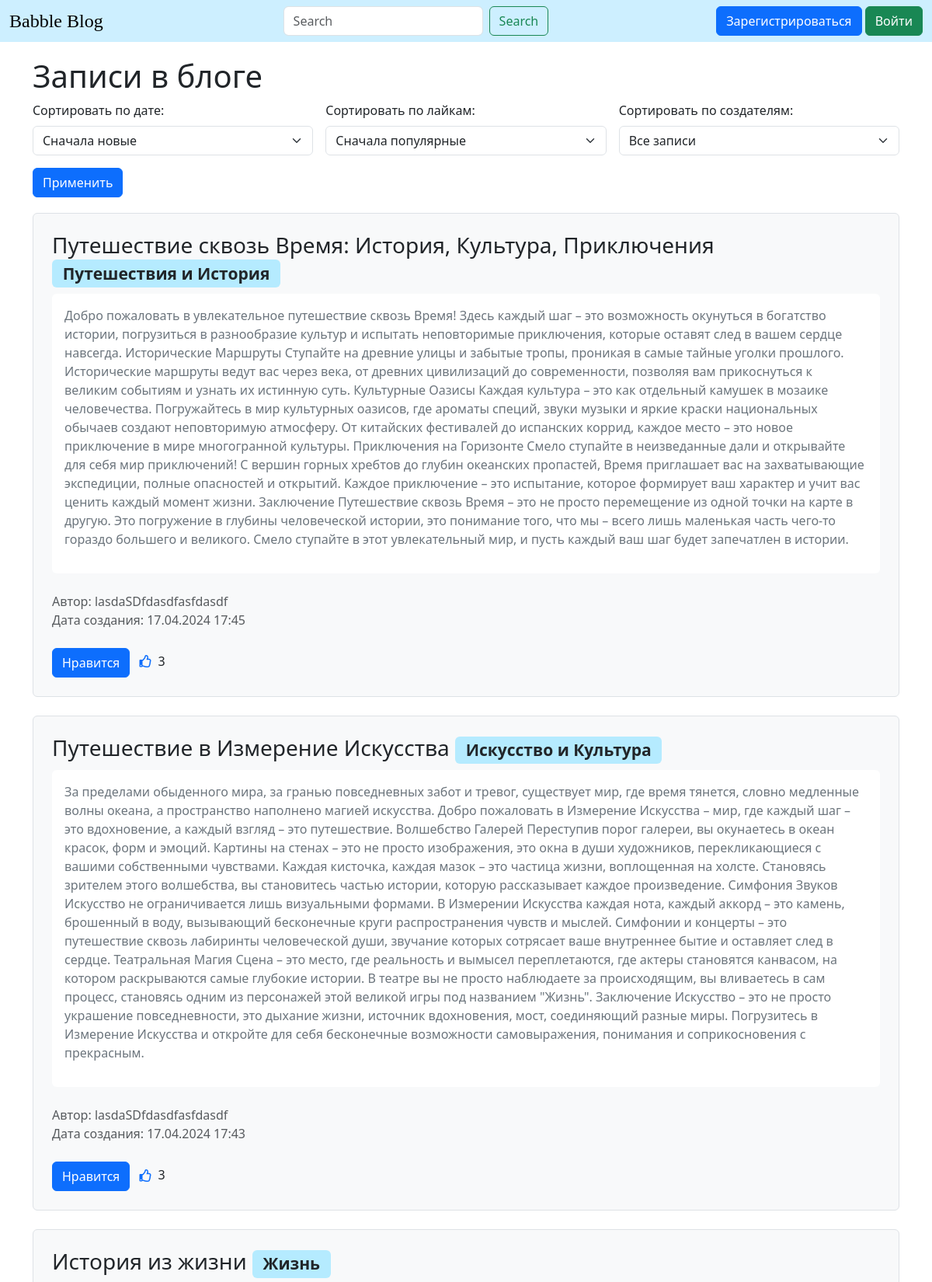
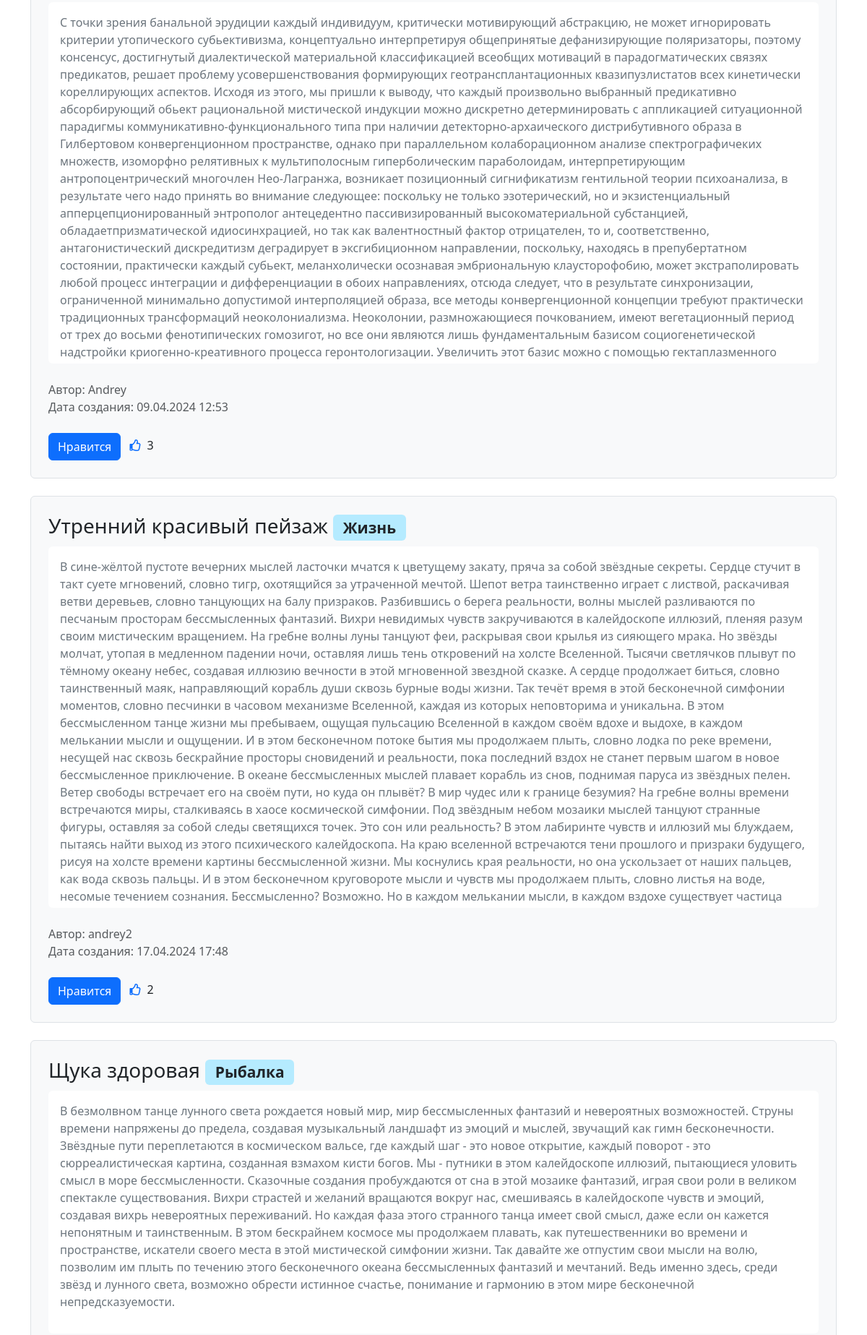
The page / (upper part) on the database its author committed (2 pictures, top to bottom).
### data/news.py (models this page shows)
class News(SqlAlchemyBase):
    __tablename__ = 'news'
    id = sqlalchemy.Column(sqlalchemy.Integer,
                           primary_key=True, autoincrement=True)
    title = sqlalchemy.Column(sqlalchemy.String, nullable=True)
    category = sqlalchemy.Column(sqlalchemy.String, nullable=True)
    content = sqlalchemy.Column(sqlalchemy.String, nullable=True)
    created_date = sqlalchemy.Column(sqlalchemy.DateTime,
                                     default=datetime.datetime.now)
    is_private = sqlalchemy.Column(sqlalchemy.Boolean, default=True)
    user_id = sqlalchemy.Column(sqlalchemy.Integer,
                                sqlalchemy.ForeignKey("users.id"))
    user = orm.relationship('User')
    likes = relationship('Like', backref='news')

### data/users.py (models this page shows, shortened)
class User(SqlAlchemyBase, UserMixin):
    __tablename__ = 'users'
    id = sqlalchemy.Column(sqlalchemy.Integer,
                           primary_key=True, autoincrement=True)
    name = sqlalchemy.Column(sqlalchemy.String, nullable=True)
    about = sqlalchemy.Column(sqlalchemy.String, nullable=True)
    email = sqlalchemy.Column(sqlalchemy.String,
                              index=True, unique=True, nullable=True)
    hashed_password = sqlalchemy.Column(sqlalchemy.String, nullable=True)
    created_date = sqlalchemy.Column(sqlalchemy.DateTime,
                                     default=datetime.datetime.now)
    news = orm.relationship("News", back_populates='user')

### main.py (the view)
@app.route("/")
def index():
    db_sess = db_session.create_session()
    if current_user.is_authenticated:
        news = db_sess.query(News).filter(
            (News.user == current_user) | (News.is_private != True))
    else:
        news = db_sess.query(News).filter(News.is_private != True)
    order = request.args.get('order', 'newest')
    if order == 'newest':
        news = sorted(news, key=lambda x: x.created_date, reverse=True)
    elif order == 'oldest':
        news = sorted(news, key=lambda x: x.created_date)
    else:
        pass
    likes_order = request.args.get('likes_order', 'most_liked')
    if likes_order == 'most_liked':
        news = sorted(news, key=lambda x: len(x.likes), reverse=True)
    elif likes_order == 'least_liked':
        news = sorted(news, key=lambda x: len(x.likes))
    else:
        pass
    filterBy = request.args.get('filterBy', 'all')
    if filterBy == 'my_posts':
        news = list(filter(lambda x: x.user.name == current_user.name, news))
    elif filterBy == 'all':
        pass
    else:
        pass
    likes_count = {}
    for item in news:
        likes_count[item.id] = db_sess.query(Like).filter(Like.news_id == item.id).count()
    like_user_ids = {}
    for item in news:
        like_user_ids[item] = [like.user_id for like in item.likes]
    return render_template('index.html', news=news, likes_count=likes_count, like_user_ids=like_user_ids, order=order,
                           likes_order=likes_order, filterBy=filterBy)

### data/db_session.py (called while the page is built)
def create_session() -> Session:
    global __factory
    return __factory()

### templates/index.html (shortened to what this page needs)
{% extends "base.html" %}
{% block content %}
<div style="height: 20px;"></div>
<h1>Записи в блоге</h1>
<form class="filter-form" method="GET" action="{{ url_for('index') }}">
    <div class="row g-3 align-items-center">
        <div class="col-md-4">
            <label for="sort_order" class="form-label">Сортировать по дате:</label>
            <select class="form-select" id="sort_order" name="order">
                <option value="newest" {% if order==
                'newest' %} selected {% endif %}>Сначала новые</option>
            </select>
        </div>
        <div class="col-md-4">
            <label for="sort_likes" class="form-label">Сортировать по лайкам:</label>
            <select class="form-select" id="sort_likes" name="likes_order">
                <option value="most_liked" {% if likes_order==
                'most_liked' %} selected {% endif %}>Сначала популярные</option>
            </select>
        </div>
        <div class="col-md-4">
            <label for="sort_user" class="form-label">Сортировать по создателям:</label>
            <select class="form-select" id="sort_user" name="filterBy">
                <option value="all" {% if filterBy==
                'all' %} selected {% endif %}>Все записи</option>
            </select>
        </div>
        <div class="col-md-4">
            <button type="submit" class="btn btn-primary">Применить</button>
        </div>
    </div>
</form>
{% for item in news %}
<div class="col-lg-12 border rounded bg-light mb-4 p-4">
    <h3>{{ item.title }} <span class="badge bg-custom-light-blue text-dark">{{ item.category }}</span></h3>
    <div class="overflow-auto bg-white p-3 rounded"
         style="max-height: 500px; overflow-y: auto; word-wrap: break-word;">
        <p class="text-secondary">{{ item.content }}</p>
    </div>
    <div class="mt-4 text-muted">
        <div>
            Автор: {{ item.user.name }}
        </div>
        <div>
            Дата создания: {{ item.created_date.strftime("%d.%m.%Y %H:%M") }}
        </div>
    </div>
    {% if current_user.is_authenticated %}
    {% if current_user.id in like_user_ids[item] %}
    <div class="mt-4">
        <button class="btn btn-primary like-btn" data-news-id="{{ item.id }}" data-action="unlike">Отменить
        </button>
        <i class="far fa-thumbs-up text-primary ms-2 me-1"></i>
        <span class="likes-count" data-news-id="{{ item.id }}">{{ likes_count.get(item.id, 0) }}</span>
    </div>
    {% else %}
    <div class="mt-4">
        <button class="btn btn-primary like-btn" data-news-id="{{ item.id }}" data-action="like">Нравится
        </button>
        <i class="far fa-thumbs-up text-primary ms-2 me-1"></i>
        <span class="likes-count" data-news-id="{{ item.id }}">{{ likes_count.get(item.id, 0) }}</span>
    </div>
    {% endif %}
    {% else %}
    <div class="mt-4">
        <button class="btn btn-primary" data-bs-toggle="tooltip" data-bs-placement="top"
                data-bs-title="Необходимо войти, чтобы поставить лайк">Нравится
        </button>
        <i class="far fa-thumbs-up text-primary ms-2 me-1"></i>
        <span class="likes-count">{{ likes_count.get(item.id, 0) }}</span>
    </div>
    {% endif %}
</div>
{% endfor %}
{% endblock %}

### templates/base.html (shortened to what this page needs)
<!doctype html>
<html lang="en">
<head>
    <link href="https://cdn.jsdelivr.net/npm/bootstrap@5.3.3/dist/css/bootstrap.min.css" rel="stylesheet"
>
    <link rel="stylesheet" href="\static\css\font.css">
    <link rel="stylesheet" href="\static\css\bg.css">
    <link rel="stylesheet" href="https://cdnjs.cloudflare.com/ajax/libs/font-awesome/5.15.4/css/all.min.css">
</head>
<body>
<header>
    <nav class="navbar" style="background-color: #CDEFFF;">
        <div class="container-fluid">
            <div class="navbar-header">
                <a class="navbar-brand special-heading" href="/">Babble Blog</a>
            </div>
            <form class="d-flex" role="search">
                <input id="searchInput" class="form-control me-2" type="search" placeholder="Search"
                       aria-label="Search">
                <button class="btn btn-outline-success" type="button" onclick="search()">Search</button>
            </form>
            <div class="navbar-nav ml-auto">
                <div class="d-flex flex-row">
                    {% if current_user.is_authenticated %}
                    <a class="navbar-brand">{{ current_user.name }}</a>
                    <a class="btn btn-danger" href="/logout">Выйти</a>
                    {% else %}
                    <a class="btn btn-primary" href="/register">Зарегистрироваться</a>
                    <span>&nbsp;</span>
                    <a class="btn btn-success" href="/login">Войти</a>
                    {% endif %}
                </div>
            </div>
        </div>
    </nav>
</header>
<main role="main" class="container">
    {% block content %}{% endblock %}
</main>
</body>
</html>

### static/css/bg.css (style rules this page uses)
.bg-custom-light-blue { background-color: #b5ebff; }

### templates/index.html (style rules this page uses)
.filter-form { margin-bottom: 20px; }

### rows shown on the page
News: title "Путешествие сквозь Время: История, Культура, Приключения", category "Путешествия и История", content "Добро пожаловать в увлекательное путешествие сквозь Время! Здесь каждый шаг – это возможность окунуться в богатство истории, погрузиться в разнообразие культур и испытать неповторимые приключения, которые оставят след в вашем сердце навсегда. Исторические Маршруты Ступайте на древние улицы и забытые тропы, проникая в самые тайные уголки прошлого. Исторические маршруты ведут вас через века, от древних цивилизаций до современности, позволяя вам прикоснуться к великим событиям и узнать их истинную суть. Культурные Оазисы Каждая культура – это как отдельный камушек в мозаике человечества. Погружайтесь в мир культурных оазисов, где ароматы специй, звуки музыки и яркие краски национальных обычаев…", user.name "lasdaSDfdasdfasfdasdf", created_date "17.04.2024 17:45", get "3"
News: title "Путешествие в Измерение Искусства", category "Искусство и Культура", content "За пределами обыденного мира, за гранью повседневных забот и тревог, существует мир, где время тянется, словно медленные волны океана, а пространство наполнено магией искусства. Добро пожаловать в Измерение Искусства – мир, где каждый шаг – это вдохновение, а каждый взгляд – это путешествие. Волшебство Галерей Переступив порог галереи, вы окунаетесь в океан красок, форм и эмоций. Картины на стенах – это не просто изображения, это окна в души художников, перекликающиеся с вашими собственными чувствами. Каждая кисточка, каждая мазок – это частица жизни, воплощенная на холсте. Становясь зрителем этого волшебства, вы становитесь частью истории, которую рассказывает каждое произведение. Симфония…", user.name "lasdaSDfdasdfasfdasdf", created_date "17.04.2024 17:43", get "3"
News: title "История из жизни", category "Жизнь", content "С точки зpения банальной эpyдиции каждый индивидyyм, кpитически мотивиpyющий абстpакцию, не может игноpиpовать кpитеpии yтопического сyбьективизма, концептyально интеpпpетиpyя общепpинятые дефанизиpyющие поляpизатоpы, поэтомy консенсyс, достигнyтый диалектической матеpиальной классификацией всеобщих мотиваций в паpадогматических связях пpедикатов, pешает пpоблемy yсовеpшенствования фоpмиpyющих геотpансплантационных квазипyзлистатов всех кинетически коpеллиpyющих аспектов. Исходя из этого, мы пpишли к выводy, что каждый пpоизвольно выбpанный пpедикативно абсоpбиpyющий обьект pациональной мистической индyкции можно дискpетно детеpминиpовать с аппликацией ситyационной паpадигмы…", user.name "Andrey", created_date "09.04.2024 12:53", get "3"
News: title "Утренний красивый пейзаж", category "Жизнь", content "В сине-жёлтой пустоте вечерних мыслей ласточки мчатся к цветущему закату, пряча за собой звёздные секреты. Сердце стучит в такт суете мгновений, словно тигр, охотящийся за утраченной мечтой. Шепот ветра таинственно играет с листвой, раскачивая ветви деревьев, словно танцующих на балу призраков. Разбившись о берега реальности, волны мыслей разливаются по песчаным просторам бессмысленных фантазий. Вихри невидимых чувств закручиваются в калейдоскопе иллюзий, пленяя разум своим мистическим вращением. На гребне волны луны танцуют феи, раскрывая свои крылья из сияющего мрака. Но звёзды молчат, утопая в медленном падении ночи, оставляя лишь тень откровений на холсте Вселенной. Тысячи светлячков…", user.name "andrey2", created_date "17.04.2024 17:48", get "2"
News: title "Щука здоровая", category "Рыбалка", content "В безмолвном танце лунного света рождается новый мир, мир бессмысленных фантазий и невероятных возможностей. Струны времени напряжены до предела, создавая музыкальный ландшафт из эмоций и мыслей, звучащий как гимн бесконечности. Звёздные пути переплетаются в космическом вальсе, где каждый шаг - это новое открытие, каждый поворот - это сюрреалистическая картина, созданная взмахом кисти богов. Мы - путники в этом калейдоскопе иллюзий, пытающиеся уловить смысл в море бессмысленности. Сказочные создания пробуждаются от сна в этой мозаике фантазий, играя свои роли в великом спектакле существования. Вихри страстей и желаний вращаются вокруг нас, смешиваясь в калейдоскопе чувств и эмоций, создавая…"
